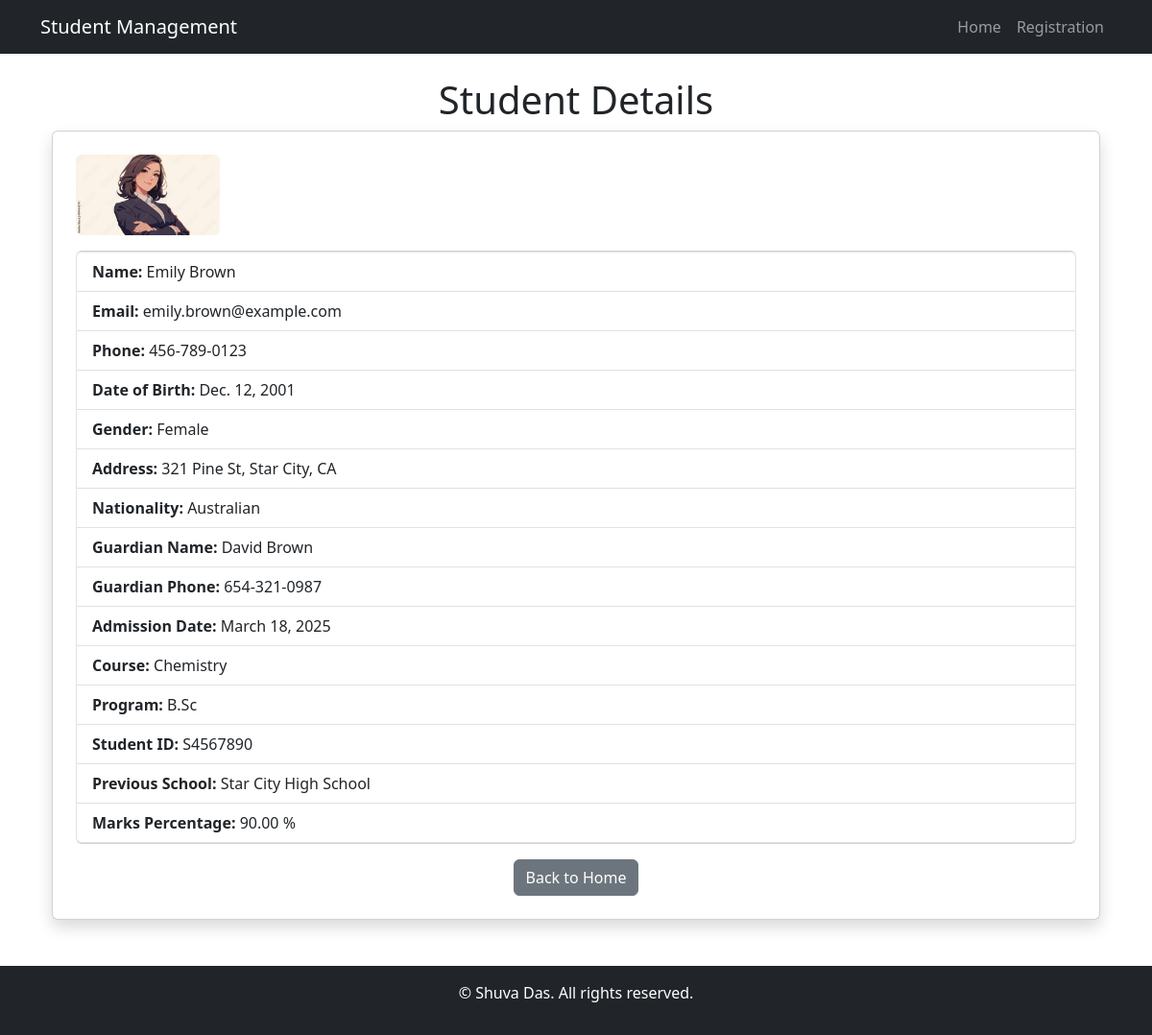
The page /student/5/ on the database its author committed.
### students/models.py (models this page shows, shortened)
class Student(models.Model):
    GENDER_CHOICES=[
        ('M','Male'),
        ('F','Female'),
        ('O','Other'),
    ]
    PROGRAM_NAME=[
        ('B.Tech','Bachelor of Technology'),
        ('M.Tech','Master of Technology'),
        ('B.Sc','Bachelor of Science'),
        ('M.Sc','Master of Science'),
        ('B.Com','Bachelor of Commerce'),
        ('M.Com','Master of Commerce'),
        ('B.A','Bachelor of Arts'),
        ('M.A','Master of Arts'),
        ('B.B.A','Bachelor of Business Administration'),
        ('M.B.A','Master of Business Administration'),
        ('B.C.A','Bachelor of Computer Applications'),
        ('M.C.A','Master of Computer Applications'),
        ('B.Ed','Bachelor of Education'),
        ('M.Ed','Master of Education'),
        ('B.Arch','Bachelor of Architecture'),
        ('M.Arch','Master of Architecture'),
        ('B.Pharma','Bachelor of Pharmacy'),
        ('M.Pharma','Master of Pharmacy'),
        ('B.Sc Nursing','Bachelor of Science in Nursing'),
        ('M.Sc Nursing','Master of Science in Nursing'),
        ('BDS','Bachelor of Dental Surgery'),
        ('MDS','Master of Dental Surgery'),
        ('MBBS','Bachelor of Medicine and Bachelor of Surgery'),
        ('MD','Doctor of Medicine'),
        ('MS','Master of Surgery'),
        ('DM','Doctorate of Medicine'),
        ('M.Ch','Master of Chirurgiae'),
        ('Diploma','Diploma'),
        ('PG Diploma','Post Graduate Diploma'),
        ('Ph.D','Doctor of Philosophy'),
        ('M.Phil','Master of Philosophy'),
        ('LLB','Bachelor of Laws'),
        ('LLM','Master of Laws'),
        ('B.Arch','Bachelor of Architecture'),
        ('M.Arch','Master of Architecture'),
        ('B.Pharma','Bachelor of Pharmacy'),
        ('M.Pharma','Master of Pharmacy'),
        ('B.Sc Nursing','Bachelor of Science in Nursing'),
        ('M.Sc Nursing','Master of Science in Nursing'),
        ('BDS','Bachelor of Dental Surgery'),
        ('MDS','Master of Dental Surgery'),
        ('MBBS','Bachelor of Medicine and Bachelor of Surgery'),
        ('MD','Doctor of Medicine'),
        ('MS','Master of Surgery'),
        ('DM','Doctorate of Medicine'),
        ('M.Ch','Master of Chirurgiae'),
        ('Diploma','Diploma'),
        ('PG Diploma','Post Graduate Diploma'),
        ('Ph.D','Doctor of Philosophy'),
        ('M.Phil','Master of Philosophy'),
        ('LLB','Bachelor of Laws'),
        ('LLM','Master of Laws'),
        ('B.Arch','Bachelor of Architecture'),
        ('M.Arch','Master of Architecture'),
        ('B.Pharma','Bachelor of Pharmacy'),
        ('M.Pharma','Master of Pharmacy'),
        ('B.Sc Nursing','Bachelor of Science in Nursing'),
        ('M.Sc Nursing','Master of Science in Nursing'),
        ('BDS','Bachelor of Dental Surgery'),
        ('MDS','Master of Dental Surgery'),
        ('MBBS','Bachelor of Medicine and Bachelor of Surgery'),
        ('MD','Doctor of Medicine'),
        ('MS','Master of Surgery'),
        ('DM','Doctorate of Medicine'),
        ('M.Ch','Master of Chirurgiae'),
        ('Diploma','Diploma'),
        ('PG Diploma','Post Graduate Diploma'),
        ('Ph.D','Doctor of Philosophy'),
        ('M.Phil','Master of Philosophy'),
        ('LLB','Bachelor of Laws'),
        ('LLM','Master of Laws'),
        ('B.Arch','Bachelor of Architecture'),
        ('M.Arch','Master of Architecture'),
        ('B.Pharma','Bachelor of Pharmacy'),
        ('M.Pharma','Master of Pharmacy'),
        ('B.Sc Nursing','Bachelor of Science in Nursing'),
        ('M.Sc Nursing','Master of Science in Nursing'),
        ('BDS','Bachelor of Dental Surgery'),
        ('MDS','Master of Dental Surgery'),
        ('MBBS','Bachelor of Medicine and Bachelor of Surgery'),
        ('MD','Doctor of Medicine'),
        ('MS','Master of Surgery'),
        ('DM','Doctorate of Medicine'),
        ('M.Ch','Master of Chirurgiae'),
        ('Diploma','Diploma'),
        ('PG Diploma','Post Graduate Diploma'),
        ('Ph.D','Doctor of Philosophy'),
        ('M.Phil','Master of Philosophy'),
        ('LLB','Bachelor of Laws'),
        ('LLM','Master of Laws'),
        ('B.Arch','Bachelor of Architecture'),
        ('M.Arch','Master of Architecture'),
        ('B.Pharma','Bachelor of Pharmacy'),
        ('M.Pharma','Master of Pharmacy'),
        ('B.Sc Nursing','Bachelor of Science in Nursing'),
        ('M.Sc Nursing','Master of Science in Nursing'),
        ('BDS','Bachelor of Dental Surgery'),
        ('MDS','Master of Dental Surgery'),
        ('MBBS','Bachelor of Medicine and Bachelor of Surgery'),
        ('MD','Doctor of Medicine'),
        ('MS','Master of Surgery'),
        ('DM','Doctorate of Medicine'),
        ('M.Ch','Master of Chirurgiae'),
        ('Diploma','Diploma'),
        ('PG Diploma','Post Graduate Diploma'),
        ('Ph.D','Doctor of Philosophy'),
    ]
    first_name = models.CharField(max_length=100)
    last_name = models.CharField(max_length=100)
    email=models.EmailField(unique=True)
    phone=models.CharField(max_length=15)
    date_of_birth=models.DateField()
    gender=models.CharField(max_length=1,choices=GENDER_CHOICES)
    address=models.TextField()
    nationality=models.CharField(max_length=50)
    profile_pic=models.ImageField(upload_to='profile_pics/',null=True,blank=True)
    guardian_name=models.CharField(max_length=100)
    guardian_phone=models.CharField(max_length=15)
    guardian_email=models.EmailField(null=True,blank=True)
    guardian_relation=models.CharField(max_length=50)
    admission_date=models.DateField(auto_now_add=True)
    course=models.CharField(max_length=150)
    program_name=models.CharField(max_length=20,choices=PROGRAM_NAME)
    ID_number=models.CharField(max_length=20,unique=True)
    previous_school=models.CharField(max_length=150,null=True,blank=True)
    marks_percentage=models.DecimalField(max_digits=5,decimal_places=2,null=True,blank=True)
    is_active=models.BooleanField(default=True)
    created_at=models.DateTimeField(auto_now_add=True)
    updated_at=models.DateTimeField(auto_now=True)

### students/views.py (the view)
# urls.py: path('student/<int:pk>/',student_detail,name='student_detail'),
def student_detail(request,pk):
    student=get_object_or_404(Student,pk=pk)
    context={
        'student':student
    }
    return render(request,'student_detail.html',context)

### templates/student_detail.html (shortened to what this page needs)
{% extends "index.html" %}
{% block content %}
    <div class="container">
        <h1 class="text-center">Student Details</h1>
        <div class="card shadow p-4">
            {% if student.profile_pic %}
                <img src="{{ student.profile_pic.url }}" alt="Profile Picture" class="img-fluid rounded mb-3" width="150">
            {% else %}
                <img src='https://via.placeholder.com/300x200' class='img-fluid rounded mb-3' alt="{{ student.first_name }} {{ student.last_name }}">
            {% endif %}
            <ul class="list-group">
                <li class="list-group-item"><strong>Name:</strong> {{ student.first_name }} {{ student.last_name }}</li>
                <li class="list-group-item"><strong>Email:</strong> {{ student.email }}</li>
                <li class="list-group-item"><strong>Phone:</strong> {{ student.phone }}</li>
                <li class="list-group-item"><strong>Date of Birth:</strong> {{ student.date_of_birth }}</li>
                <li class="list-group-item"><strong>Gender:</strong> {{ student.get_gender_display }}</li>
                <li class="list-group-item"><strong>Address:</strong> {{ student.address }}</li>
                <li class="list-group-item"><strong>Nationality:</strong> {{ student.nationality }}</li>
                <li class="list-group-item"><strong>Guardian Name:</strong> {{ student.guardian_name }}</li>
                <li class="list-group-item"><strong>Guardian Phone:</strong> {{ student.guardian_phone }}</li>
                <li class="list-group-item"><strong>Admission Date:</strong> {{ student.admission_date }}</li>
                <li class="list-group-item"><strong>Course:</strong> {{ student.course }}</li>
                <li class="list-group-item"><strong>Program:</strong> {{ student.program_name }}</li>
                <li class="list-group-item"><strong>Student ID:</strong> {{ student.ID_number }}</li>
                <li class="list-group-item"><strong>Previous School:</strong> {{ student.previous_school }}</li>
                <li class="list-group-item"><strong>Marks Percentage:</strong> {{ student.marks_percentage }} %</li>
            </ul>
            <div class="text-center mt-3">
                <a href="{% url 'homepage' %}" class="btn btn-secondary">Back to Home</a>
            </div>
        </div>
    </div>
{% endblock %}

### rows shown on the page
Student: profile_pic (picture), first_name "Emily", last_name "Brown", email "emily.brown@example.com", phone "456-789-0123", date_of_birth "Dec. 12, 2001", gender "Female", address "321 Pine St, Star City, CA", nationality "Australian", guardian_name "David Brown", guardian_phone "654-321-0987", admission_date "March 18, 2025", course "Chemistry", program_name "B.Sc", ID_number "S4567890", previous_school "Star City High School", marks_percentage "90.00"
